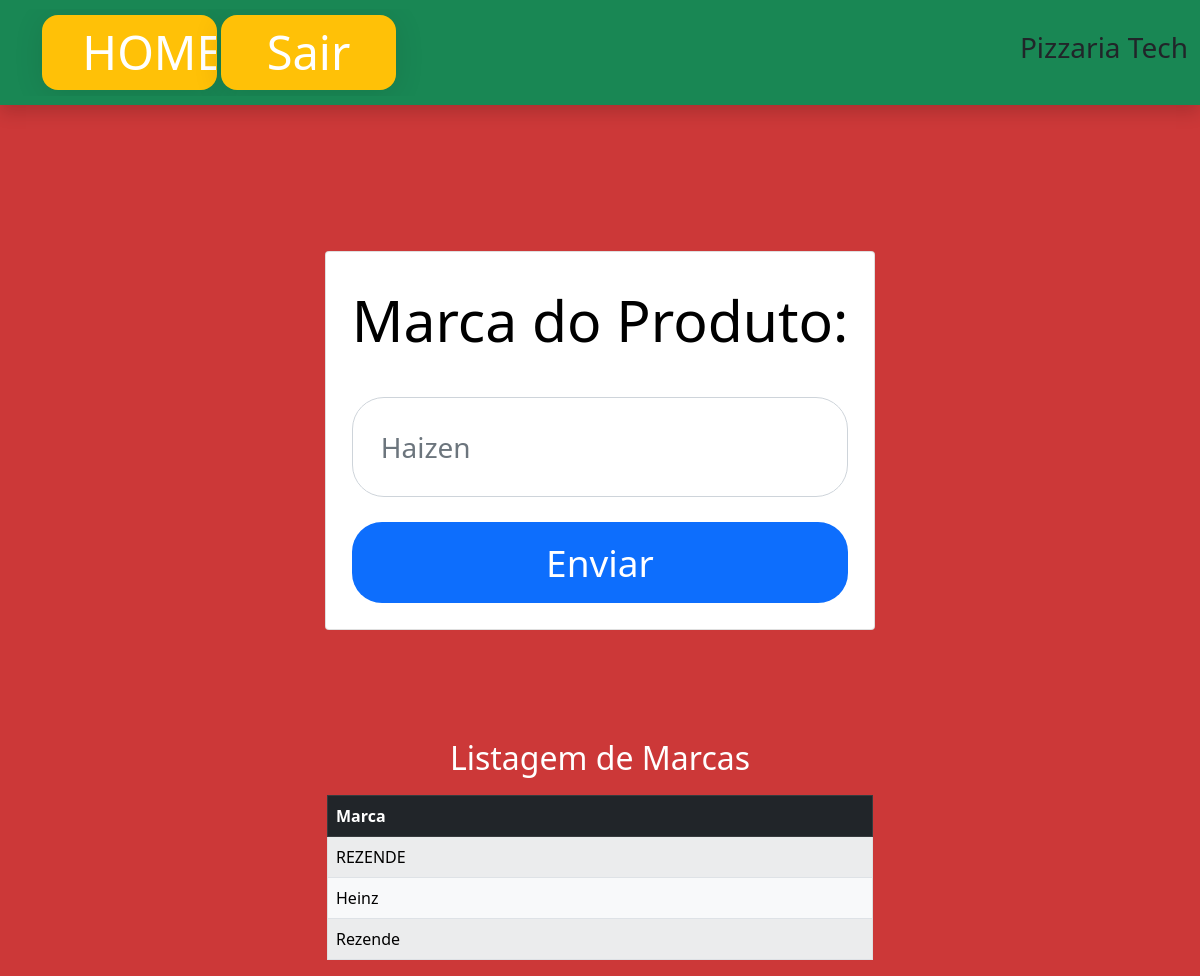
The app's page /Marcas.php, older data.
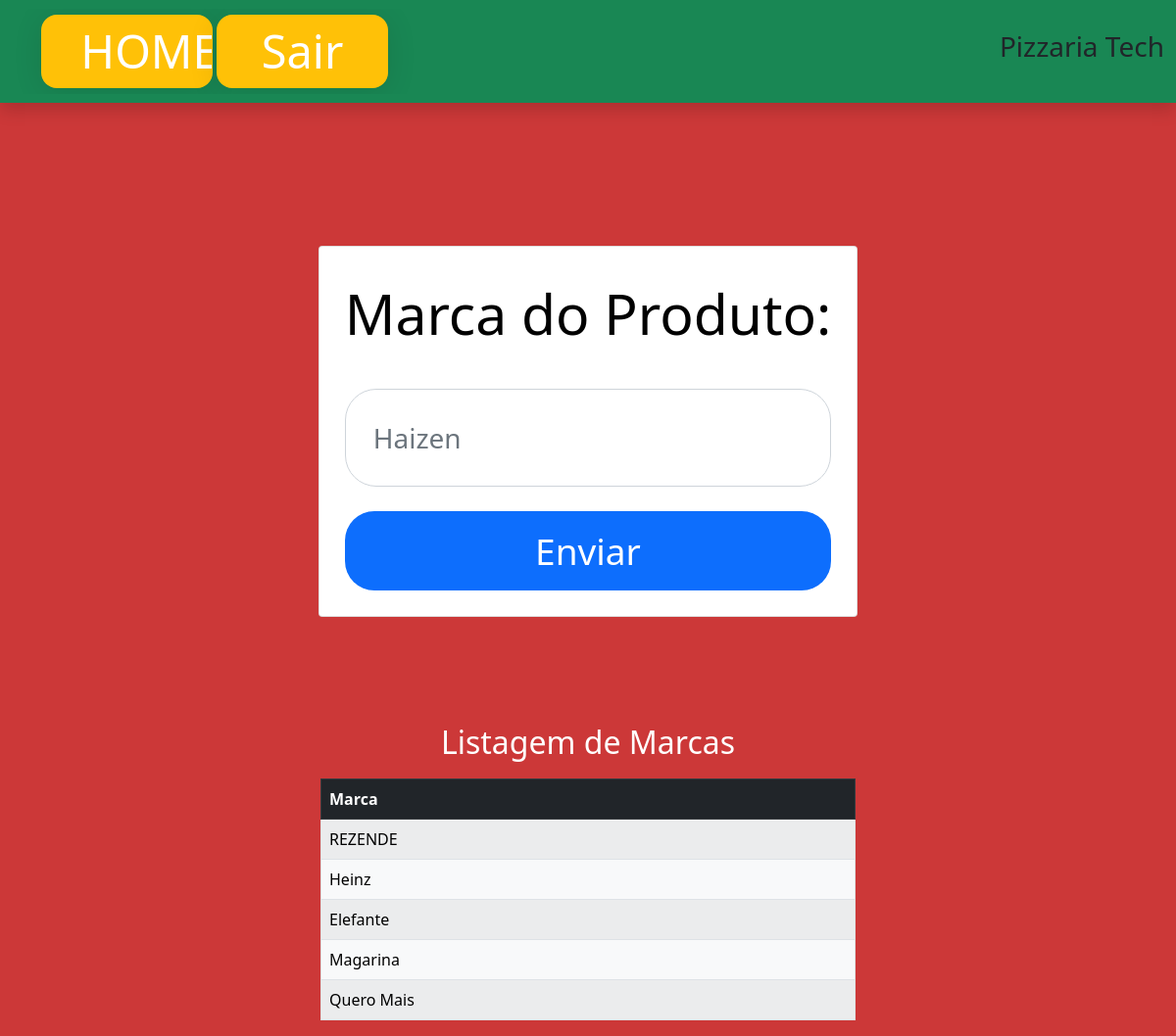
The same page, newer data.
### tables this page shows
CREATE TABLE `marcas` (
  `idMarcas` int(11) NOT NULL,
  `marcasProdutos` varchar(80) NOT NULL
);

### Marcas.php (the view, shortened to what this page needs)
<?php
    include_once('includes/conexao.php');
    if (isset($_GET["idMarcas"])) {
        $sql = "SELECT * FROM marcas WHERE idMarcas = '{$_GET['idMarcas']}'";
        $resultados = mysqli_query($conn, $sql);
        $dados = mysqli_fetch_assoc($resultados);
        $idMarcas = $dados['idMarcas'];
        $marcasProdutos = $dados['marcasProdutos'];
    } else {
        $marcasProdutos = "";
    }
?>
<!DOCTYPE html>
<html lang="en">
<head>
    <link href="https://cdn.jsdelivr.net/npm/bootstrap@5.0.2/dist/css/bootstrap.min.css" rel="stylesheet">
    <link rel="stylesheet" href="https://cdn.jsdelivr.net/npm/bootstrap-icons@1.11.3/font/bootstrap-icons.min.css">
    <link rel="stylesheet" href="estilo/marcas.css">
</head>
<body style="background: rgba(204, 56, 56, 1);">
    <?php include_once("includes\menu.php"); ?>
    <div class="container">
        <div class="row justify-content-center">
            <div class="quadradoPai">
                <form action="includes/criarMarca.php" class="card" method="post">
                    <label for="" class="form-label">Marca do Produto:</label>
                    <input type="text" class="form-control" value="<?php echo $marcasProdutos;?>" name="marcasProdutos" placeholder="Haizen">
                    <button class="btn btn-primary enviar" type="submit">Enviar</button>
                </form>
            </div>
        </div>
        <div class="row d-flex justify-content-center">
            <h2 class="text-center" style="padding:10px; color:white;">Listagem de Marcas</h2>
            <div class="col-md-6">
                <table class="table table-striped table-bordered">
                    <thead class="table-dark">
                        <tr>
                            <th>Marca</th>
                        </tr>
                    </thead>
                    <tbody>
                    <?php
                           $sql = "SELECT * FROM Marcas";
                           $result = mysqli_query($conn, $sql);
                           while($dados = mysqli_fetch_assoc($result)){
                               echo "
                                   <tr>
                                       <td class='table-light'>".$dados['marcasProdutos']."</td>
                                   </tr>";
                           }
                       ?>
                    </tbody>
                </table>
            </div>
        </div>
    </div>
</body>
</html>

Row changes from the older to the newer data that the page shows:
removed marcas: marcasProdutos "Rezende"
added marcas: marcasProdutos "Elefante"
added marcas: marcasProdutos "Magarina"
added marcas: marcasProdutos "Quero Mais"
